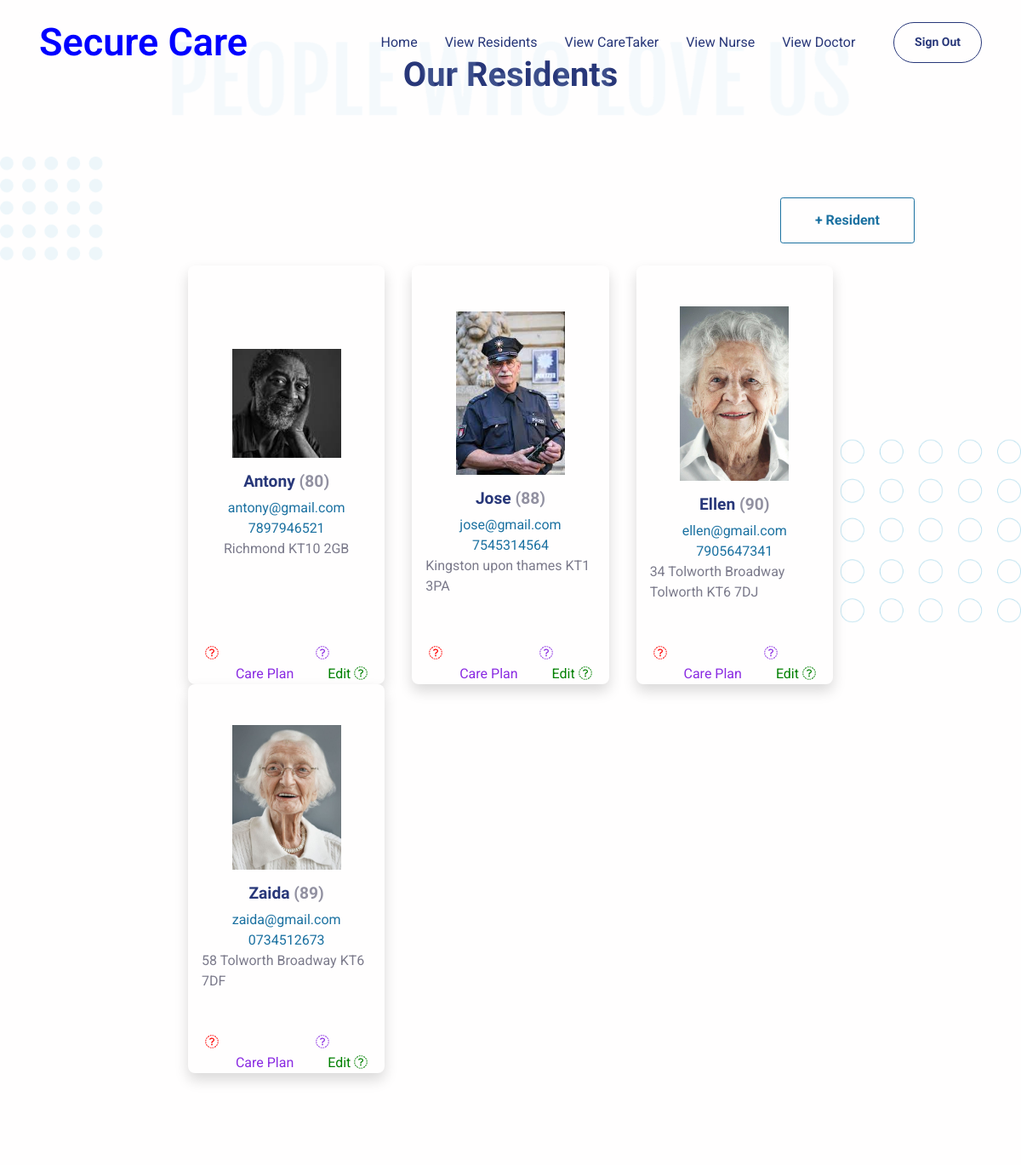
/viewResidents/, run on the app's committed database.
### myapp/models.py (models this page shows)
class Residents(models.Model):
    name=models.CharField(max_length=100)
    age=models.CharField(max_length=100)
    gender=models.CharField(max_length=100,null=True)
    email=models.CharField(max_length=100)
    phone=models.CharField(max_length=100)
    address=models.CharField(max_length=100,null=True)
    image = models.FileField(upload_to="file", null= True)

### myapp/views.py (the view)
# urls.py: path('viewResidents/',views.viewResidents),
def viewResidents(request):
    data = Residents.objects.all()
    return render(request, "ADMIN/viewResidents.html", {'data': data})

### templates/ADMIN/viewResidents.html (shortened to what this page needs)
{% extends 'ADMIN/common.html' %}
{% block content %}
  {% load static %}
  <link rel="stylesheet" href="https://cdnjs.cloudflare.com/ajax/libs/font-awesome/6.0.0-beta3/css/all.min.css" />
  <section class="py-5">
    <div class="container">
      <div class="row">
        <div class="col-12 py-3">
          <div class="bg-holder bg-size" style="background-image:url({% static 'assets/img/gallery/people.png' %});background-position:top center;background-size:contain;"></div>
          <h1 class="text-center">Our Residents</h1>
        </div>
      </div>
    </div>
  </section>
  <section class="py-5">
    <div class="container">
      <div class="row flex-center">
        <div class="col-xl-10 px-0">
          <div class="carousel slide" id="carouselExampleDark" data-bs-ride="carousel">
            <div class="carousel-inner">
              <div class="carousel-item active" data-bs-interval="10000">
                <a href="/addResidents" style="float: right;font-weight: 900;"><button class="btn btn-outline-secondary">+ Resident</button></a>
                <div class="row h-100 m-lg-7 mx-3 mt-6 mx-md-4 my-md-7">
                  {% if data %}
                  {% for i in data %}
                    <div class="col-md-4 mb-8 mb-md-0">
                      <div class="card card-span h-100 shadow">
                        <div class="card-body d-flex flex-column flex-center py-5">
                          <img src="../static/media/{{ i.image }}" width="128" alt="{{ i.image }}" />
                          <h5 class="mt-3" style="text-transform: capitalize;">{{ i.name }} <span class="text-500 mb-4">({{ i.age }})</span></h5>
                          <p class="mb-0 fs-l-1">{{ i.email }}</p>
                          <p class="mb-0 fs-l-1">{{ i.phone }}</p>
                          <p class="text-600 mb-0">{{ i.address }}</p>
                        </div>
                        <div>
                          <a href="/deleteResident?id={{ i.id }}" style="margin: 20px; color: red;"><i class="fa-sharp fa-solid fa-trash"></i></a>
                          <a href="/adminViewChart?id={{ i.id }}" style="margin-left: 90px; color: blueviolet;"><i class="fa-sharp fa-solid fa-line-chart"></i></a>
                          <a href="/updateResident?id={{ i.id }}" style="float: right;margin: 0px 20px;  color: green;">Edit <i class="fa-sharp fa-solid fa-pencil"></i></a><br>
                          <a href="/adminViewCareplan?id={{ i.id }}" style="float: right;margin-right: 20px; color: blueviolet;">Care Plan</i></a>
                        </div>
                      </div>
                    </div>
                  {% endfor %}
                  {% else %}
                  <div class="col-md-4 mb-8 mb-md-0">
                    <H1 style="margin: 100px;">No Datas</H1>
                  </div>
                {% endif %}
                  <br />
                </div>
              </div>
            </div>
          </div>
        </div>
      </div>
    </div>
  </section>
{% endblock %}

### templates/ADMIN/common.html (shortened to what this page needs)
{% load static %}
<!DOCTYPE html>
<html lang="en-US" dir="ltr">
  <head>
    <link href="{% static 'assets/css/theme.min.css' %}" rel="stylesheet" />
  </head>
  <body>
    <main class="main" id="top">
      <nav class="navbar navbar-expand-lg navbar-light fixed-top py-3 d-block" data-navbar-on-scroll="data-navbar-on-scroll">
        <div class="container">
          <a class="navbar-brand" href="#" style="color: blue; font-size: 45px; font-weight: 600;">Secure Care</a>
          <div class="collapse navbar-collapse border-top border-lg-0 mt-4 mt-lg-0" id="navbarSupportedContent">
            <ul class="navbar-nav ms-auto pt-2 pt-lg-0 font-base">
              <li class="nav-item px-2">
                <a class="nav-link" aria-current="page" href="/adminHome">Home</a>
              </li>
              <li class="nav-item px-2">
                <a class="nav-link" href="/viewResidents">View Residents</a>
              </li>
              <li class="nav-item px-2">
                <a class="nav-link" href="/viewCareTaker">View CareTaker</a>
              </li>
              <li class="nav-item px-2">
                <a class="nav-link" href="/viewNurse">View Nurse</a>
              </li>
              <li class="nav-item px-2">
                <a class="nav-link" href="/viewDoctor">View Doctor</a>
              </li>
            </ul><a class="btn btn-sm btn-outline-primary rounded-pill order-1 order-lg-0 ms-lg-4" href="/">Sign Out</a>
          </div>
        </div>
      </nav>
      {% block content %}
      {% endblock %}
    </main>
  </body>
</html>

### data on the page
Residents: image (picture), name "Antony", age "80", email "antony@gmail.com", phone "7897946521", address "Richmond KT10 2GB"
Residents: image (picture), name "Jose", age "88", email "jose@gmail.com", phone "7545314564", address "Kingston upon thames KT1 3PA"
Residents: image (picture), name "Ellen", age "90", email "ellen@gmail.com", phone "7905647341", address "34 Tolworth Broadway Tolworth KT6 7DJ"
Residents: image (picture), name "Zaida", age "89", email "zaida@gmail.com", phone "0734512673", address "58 Tolworth Broadway KT6 7DF"
